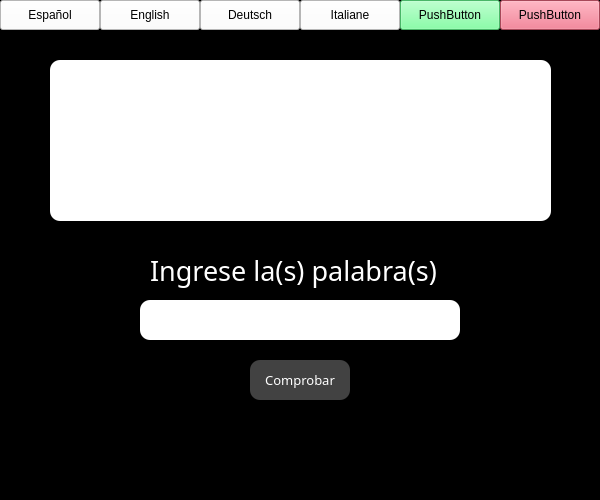
<?xml version="1.0" encoding="UTF-8"?>
<ui version="4.0">
 <class>MainWindow</class>
 <widget class="QMainWindow" name="MainWindow">
  <property name="geometry">
   <rect>
    <x>0</x>
    <y>0</y>
    <width>600</width>
    <height>500</height>
   </rect>
  </property>
  <property name="windowTitle">
   <string>MainWindow</string>
  </property>
  <widget class="QWidget" name="centralwidget">
   <widget class="QLineEdit" name="lineEdit">
    <property name="geometry">
     <rect>
      <x>140</x>
      <y>300</y>
      <width>320</width>
      <height>40</height>
     </rect>
    </property>
    <property name="styleSheet">
     <string notr="true">border-radius: 10px;</string>
    </property>
   </widget>
   <widget class="QFrame" name="frame">
    <property name="geometry">
     <rect>
      <x>0</x>
      <y>0</y>
      <width>600</width>
      <height>500</height>
     </rect>
    </property>
    <property name="styleSheet">
     <string notr="true">background-color: rgb(0, 0, 0);</string>
    </property>
    <property name="frameShape">
     <enum>QFrame::StyledPanel</enum>
    </property>
    <property name="frameShadow">
     <enum>QFrame::Raised</enum>
    </property>
    <widget class="QLabel" name="label">
     <property name="geometry">
      <rect>
       <x>150</x>
       <y>240</y>
       <width>391</width>
       <height>61</height>
      </rect>
     </property>
     <property name="font">
      <font>
       <family>Arial Rounded MT Bold</family>
       <pointsize>20</pointsize>
       <bold>false</bold>
      </font>
     </property>
     <property name="styleSheet">
      <string notr="true">color: rgb(255, 255, 255);</string>
     </property>
     <property name="text">
      <string>Ingrese la(s) palabra(s)</string>
     </property>
    </widget>
    <widget class="QPushButton" name="pushButton">
     <property name="geometry">
      <rect>
       <x>250</x>
       <y>360</y>
       <width>100</width>
       <height>40</height>
      </rect>
     </property>
     <property name="font">
      <font>
       <family>Arial Rounded MT Bold</family>
       <pointsize>10</pointsize>
      </font>
     </property>
     <property name="styleSheet">
      <string notr="true">border-radius: 10px;
background-color: rgb(66, 66, 66);
color: rgb(255, 255, 255);</string>
     </property>
     <property name="text">
      <string>Comprobar</string>
     </property>
    </widget>
    <widget class="QFrame" name="frame_2">
     <property name="geometry">
      <rect>
       <x>50</x>
       <y>60</y>
       <width>501</width>
       <height>161</height>
      </rect>
     </property>
     <property name="styleSheet">
      <string notr="true">background-color: rgb(255, 255, 255);
image: url(:/automata/automata.png);
border-radius: 10px;</string>
     </property>
     <property name="frameShape">
      <enum>QFrame::StyledPanel</enum>
     </property>
     <property name="frameShadow">
      <enum>QFrame::Raised</enum>
     </property>
    </widget>
    <widget class="QPushButton" name="pushButtonEspanol">
     <property name="geometry">
      <rect>
       <x>0</x>
       <y>0</y>
       <width>100</width>
       <height>30</height>
      </rect>
     </property>
     <property name="styleSheet">
      <string notr="true">background-color: rgb(255, 255, 255);</string>
     </property>
     <property name="text">
      <string>Español</string>
     </property>
    </widget>
    <widget class="QPushButton" name="pushButtonEnglish">
     <property name="geometry">
      <rect>
       <x>100</x>
       <y>0</y>
       <width>100</width>
       <height>30</height>
      </rect>
     </property>
     <property name="styleSheet">
      <string notr="true">background-color: rgb(255, 255, 255);</string>
     </property>
     <property name="text">
      <string>English</string>
     </property>
    </widget>
    <widget class="QPushButton" name="pushButtonDeutsch">
     <property name="geometry">
      <rect>
       <x>200</x>
       <y>0</y>
       <width>100</width>
       <height>30</height>
      </rect>
     </property>
     <property name="styleSheet">
      <string notr="true">background-color: rgb(255, 255, 255);</string>
     </property>
     <property name="text">
      <string>Deutsch</string>
     </property>
    </widget>
    <widget class="QPushButton" name="pushButtonItaliane">
     <property name="geometry">
      <rect>
       <x>300</x>
       <y>0</y>
       <width>100</width>
       <height>30</height>
      </rect>
     </property>
     <property name="styleSheet">
      <string notr="true">background-color: rgb(255, 255, 255);</string>
     </property>
     <property name="text">
      <string>Italiane</string>
     </property>
    </widget>
    <widget class="QPushButton" name="pushButton_2">
     <property name="geometry">
      <rect>
       <x>500</x>
       <y>0</y>
       <width>100</width>
       <height>30</height>
      </rect>
     </property>
     <property name="styleSheet">
      <string notr="true">background-color: rgb(234, 101, 125);</string>
     </property>
     <property name="text">
      <string>PushButton</string>
     </property>
    </widget>
    <widget class="QPushButton" name="pushButton_3">
     <property name="geometry">
      <rect>
       <x>400</x>
       <y>0</y>
       <width>100</width>
       <height>30</height>
      </rect>
     </property>
     <property name="styleSheet">
      <string notr="true">background-color: rgb(234, 101, 125);
background-color: rgb(102, 255, 145);</string>
     </property>
     <property name="text">
      <string>PushButton</string>
     </property>
    </widget>
   </widget>
   <zorder>frame</zorder>
   <zorder>lineEdit</zorder>
  </widget>
  <action name="actionEspa_ol">
   <property name="text">
    <string>Español</string>
   </property>
  </action>
  <action name="actionEnglish">
   <property name="text">
    <string>English</string>
   </property>
  </action>
  <action name="actionDeutsch">
   <property name="text">
    <string>Deutsch</string>
   </property>
  </action>
  <action name="actionItaliane">
   <property name="text">
    <string>Italiane</string>
   </property>
  </action>
 </widget>
 <resources>
  <include location="automataResource.qrc"/>
 </resources>
 <connections/>
</ui>
